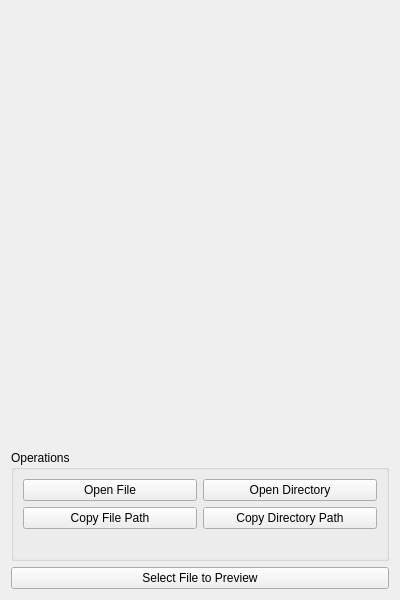
<?xml version="1.0" encoding="UTF-8"?>
<ui version="4.0">
 <class>Previewer</class>
 <widget class="QWidget" name="Previewer">
  <property name="geometry">
   <rect>
    <x>0</x>
    <y>0</y>
    <width>400</width>
    <height>600</height>
   </rect>
  </property>
  <property name="windowTitle">
   <string>Previewer</string>
  </property>
  <layout class="QVBoxLayout" name="verticalLayout" stretch="1,0,0">
   <item>
    <widget class="QWidget" name="viewer" native="true"/>
   </item>
   <item>
    <widget class="QGroupBox" name="fileOpGrp">
     <property name="title">
      <string>Operations</string>
     </property>
     <layout class="QGridLayout" name="gridLayout">
      <item row="0" column="1">
       <widget class="QPushButton" name="openDirBut">
        <property name="text">
         <string>Open Directory</string>
        </property>
       </widget>
      </item>
      <item row="1" column="1">
       <widget class="QPushButton" name="cpyDirBut">
        <property name="text">
         <string>Copy Directory Path</string>
        </property>
       </widget>
      </item>
      <item row="2" column="0" colspan="2">
       <widget class="QLabel" name="infoLbl">
        <property name="sizePolicy">
         <sizepolicy hsizetype="Ignored" vsizetype="Preferred">
          <horstretch>0</horstretch>
          <verstretch>0</verstretch>
         </sizepolicy>
        </property>
        <property name="alignment">
         <set>Qt::AlignCenter</set>
        </property>
       </widget>
      </item>
      <item row="0" column="0">
       <widget class="QPushButton" name="openFileBut">
        <property name="text">
         <string>Open File</string>
        </property>
       </widget>
      </item>
      <item row="1" column="0">
       <widget class="QPushButton" name="cpyFileBut">
        <property name="text">
         <string>Copy File Path</string>
        </property>
       </widget>
      </item>
     </layout>
    </widget>
   </item>
   <item>
    <widget class="QPushButton" name="selBut">
     <property name="text">
      <string>Select File to Preview</string>
     </property>
    </widget>
   </item>
  </layout>
 </widget>
 <resources/>
 <connections/>
</ui>
